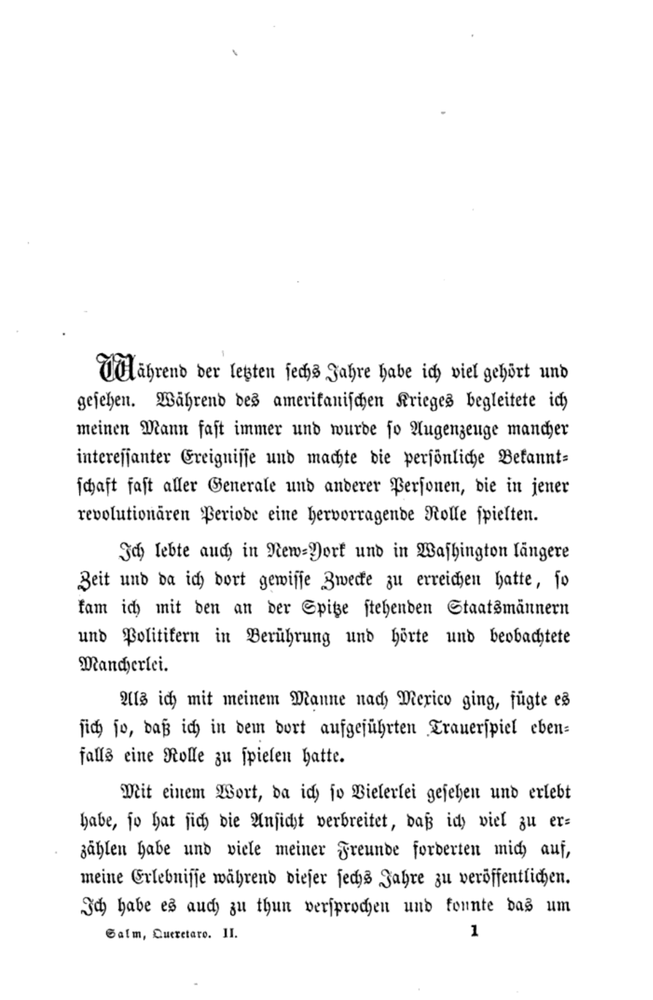
#> input picture page001.png, 653 x 1000 px, shrunk from 1061 x 1625 before the run
$ python findText.py   (older library calls are emulated)
#> lines starting #> are read from the running program, lines starting #| are printed output that depends on the picture; after the words box and inside, x2 and y2 are one past the last pixel; in counts of white or black regions, pixels touching at a corner belong together; long printed decimals are rounded
# -*- coding: utf-8 -*-
"""
Find text within an image

@author: Mario Garcia
www.mayitzin.com
"""

# Import required libraries
import matplotlib.pyplot as plt
import matplotlib.image as mpimg
import scipy.ndimage as scimg
import scipy.signal as sig
from scipy import misc
import numpy as np
import copy

# Load image in gray-scale
page = (255-scimg.imread('page001.png', flatten=True))/255.0
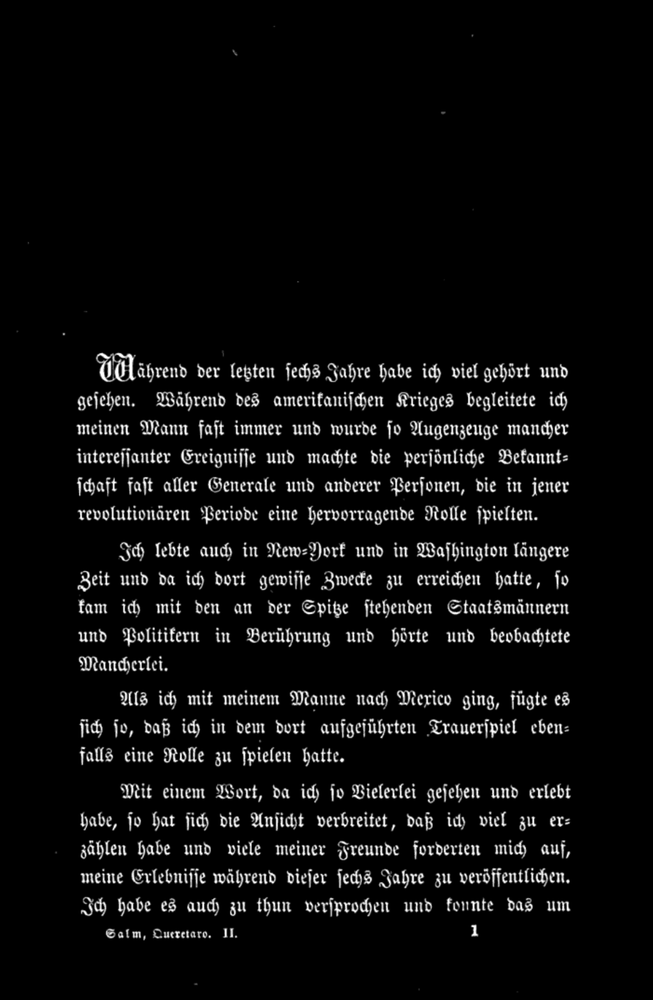
#> page: shape (1000, 653) float32; min 0, max 1, mean 0.0505
print(np.shape(page), "\n", np.min(page), "\n", np.max(page))
#| (1000, 653)
#|  0.0
#|  1.0

# Filter image
# mask = np.array([[-0.090909, -0.818182, -0.090909],
#                  [-0.818182,  4.636364, -0.818182],
#                  [-0.090909, -0.818182, -0.090909]])
# sharpened_page = scimg.filters.convolve(page, mask, mode='reflect')
sharpened_page = scimg.filters.gaussian_laplace(page, 0.85)
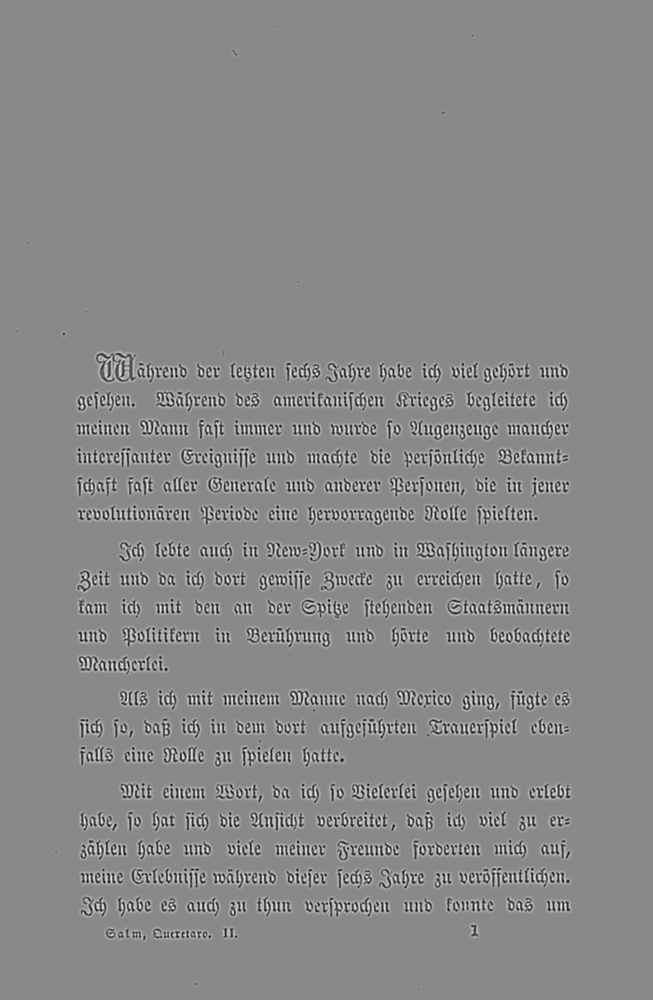
#> sharpened_page: shape (1000, 653) float32; min -0.713, max 0.608, mean -4.83e-05; drawn with min black and max white
min_sharp = np.min(sharpened_page)
#> min_sharp = -0.713
max_sharp = np.max(sharpened_page)
#> max_sharp = 0.608
print(np.shape(sharpened_page), "\n", min_sharp, "\n", max_sharp)
#| (1000, 653)
#|  -0.7133
#|  0.6079


# Binarization of Image
threshold = -0.004
binary_img = copy.copy(sharpened_page)
binary_img[binary_img>threshold] = max_sharp
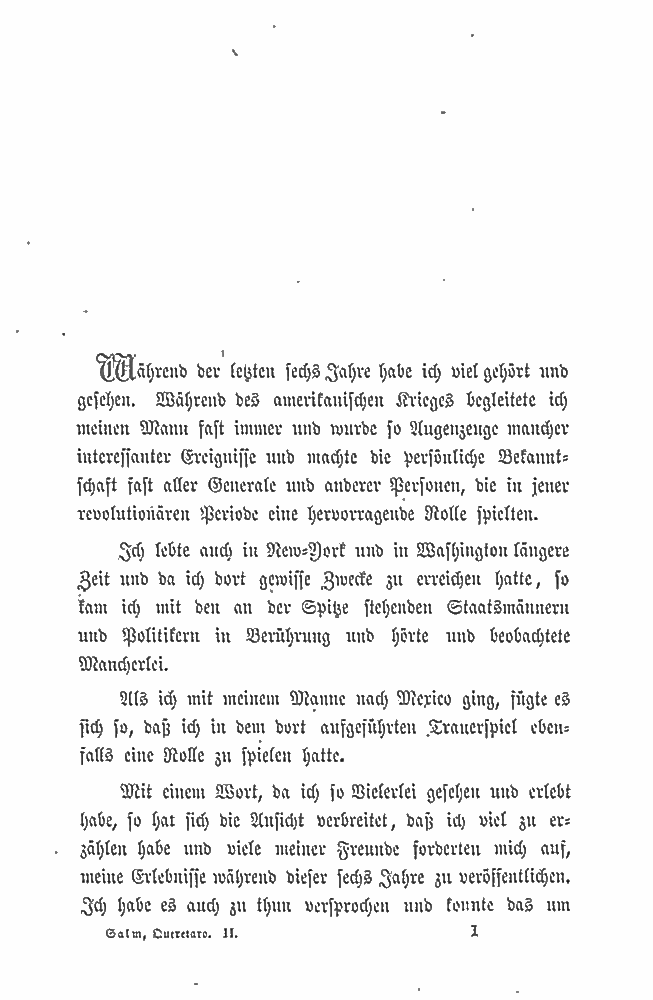
#> binary_img: shape (1000, 653) float32; min -0.713, max 0.608, mean 0.55; drawn with min black and max white
binary_img[binary_img<=threshold] = min_sharp
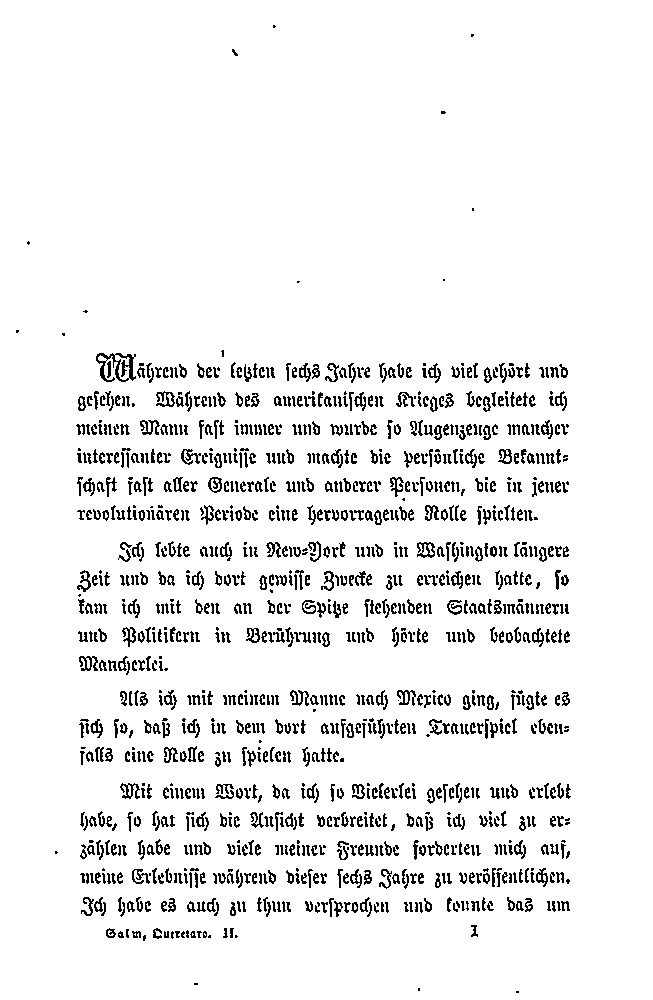
#> binary_img: shape (1000, 653) float32; values -0.713 (black) and 0.608 (white), 93.3% white; black in thin lines or dots, all inside (x1, y1, x2, y2) = (16, 25, 571, 993)
binary_img[binary_img==max_sharp] = 0.0
binary_img[binary_img==min_sharp] = 1.0
print(np.shape(binary_img), "\n", np.min(binary_img), "\n", np.max(binary_img))
#| (1000, 653)
#|  0.0
#|  1.0

# Save Image
misc.imsave('outfile.png', binary_img)

# Show images
plt.subplot(1,3,1)
plt.imshow(page, cmap='Greys')
plt.subplot(1,3,2)
plt.imshow(sharpened_page, cmap='Greys')
plt.subplot(1,3,3)
plt.imshow(binary_img, cmap='Greys')

# Show image
plt.show()
